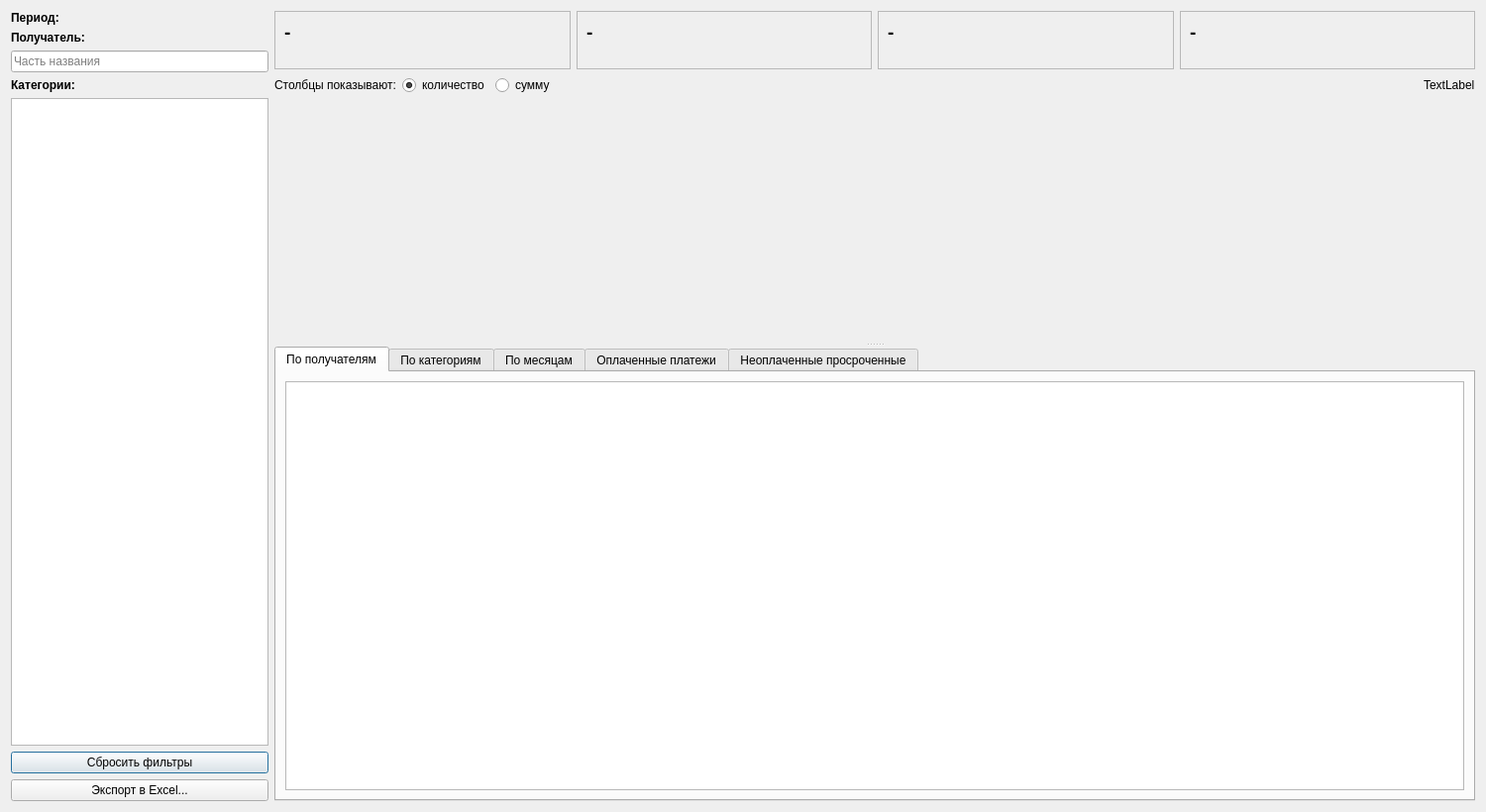
<?xml version="1.0" encoding="UTF-8"?>
<ui version="4.0">
 <class>DisciplineDialog</class>
 <widget class="QDialog" name="DisciplineDialog">
  <property name="geometry">
   <rect>
    <x>0</x>
    <y>0</y>
    <width>1500</width>
    <height>820</height>
   </rect>
  </property>
  <property name="windowTitle">
   <string>Отчет - Платежная дисциплина</string>
  </property>
  <layout class="QHBoxLayout" name="horizontalLayout">
   <item>
    <layout class="QVBoxLayout" name="verticalLayout_6">
     <item>
      <widget class="QLabel" name="label_period">
       <property name="font">
        <font>
         <bold>true</bold>
        </font>
       </property>
       <property name="maximumSize">
        <size>
         <width>260</width>
         <height>16777215</height>
        </size>
       </property>
       <property name="text">
        <string>Период:</string>
       </property>
       <property name="wordWrap">
        <bool>true</bool>
       </property>
      </widget>
     </item>
     <item>
      <widget class="QLabel" name="label_2">
       <property name="font">
        <font>
         <bold>true</bold>
        </font>
       </property>
       <property name="text">
        <string>Получатель:</string>
       </property>
      </widget>
     </item>
     <item>
      <widget class="QLineEdit" name="le_receiver">
       <property name="maximumSize">
        <size>
         <width>260</width>
         <height>16777215</height>
        </size>
       </property>
       <property name="placeholderText">
        <string>Часть названия</string>
       </property>
       <property name="clearButtonEnabled">
        <bool>true</bool>
       </property>
      </widget>
     </item>
     <item>
      <widget class="QLabel" name="label">
       <property name="font">
        <font>
         <bold>true</bold>
        </font>
       </property>
       <property name="maximumSize">
        <size>
         <width>260</width>
         <height>16777215</height>
        </size>
       </property>
       <property name="text">
        <string>Категории:</string>
       </property>
       <property name="wordWrap">
        <bool>true</bool>
       </property>
      </widget>
     </item>
     <item>
      <widget class="QListWidget" name="lw_categories">
       <property name="minimumSize">
        <size>
         <width>260</width>
         <height>0</height>
        </size>
       </property>
       <property name="horizontalScrollBarPolicy">
        <enum>Qt::ScrollBarPolicy::ScrollBarAlwaysOff</enum>
       </property>
       <property name="maximumSize">
        <size>
         <width>260</width>
         <height>16777215</height>
        </size>
       </property>
       <property name="selectionMode">
        <enum>QAbstractItemView::SelectionMode::MultiSelection</enum>
       </property>
      </widget>
     </item>
     <item>
      <widget class="QPushButton" name="pb_reset">
       <property name="text">
        <string>Сбросить фильтры</string>
       </property>
      </widget>
     </item>
     <item>
      <widget class="QPushButton" name="pb_export">
       <property name="text">
        <string>Экспорт в Excel...</string>
       </property>
      </widget>
     </item>
    </layout>
   </item>
   <item>
    <layout class="QVBoxLayout" name="verticalLayout">
     <item>
      <layout class="QHBoxLayout" name="horizontalLayout_kpi">
     <item>
      <widget class="QFrame" name="fr_kpi1">
       <property name="frameShape">
        <enum>QFrame::Shape::StyledPanel</enum>
       </property>
       <layout class="QVBoxLayout" name="verticalLayout_kpi1">
        <property name="spacing">
         <number>2</number>
        </property>
        <item>
         <widget class="QLabel" name="lb_kpi1_value">
          <property name="font">
           <font>
            <pointsize>14</pointsize>
            <bold>true</bold>
           </font>
          </property>
          <property name="text">
           <string>-</string>
          </property>
          <property name="wordWrap">
           <bool>true</bool>
          </property>
         </widget>
        </item>
        <item>
         <widget class="QLabel" name="lb_kpi1_caption">
          <property name="text">
           <string/>
          </property>
          <property name="wordWrap">
           <bool>true</bool>
          </property>
          <property name="alignment">
           <set>Qt::AlignmentFlag::AlignLeading|Qt::AlignmentFlag::AlignLeft|Qt::AlignmentFlag::AlignTop</set>
          </property>
         </widget>
        </item>
       </layout>
      </widget>
     </item>
     <item>
      <widget class="QFrame" name="fr_kpi2">
       <property name="frameShape">
        <enum>QFrame::Shape::StyledPanel</enum>
       </property>
       <layout class="QVBoxLayout" name="verticalLayout_kpi2">
        <property name="spacing">
         <number>2</number>
        </property>
        <item>
         <widget class="QLabel" name="lb_kpi2_value">
          <property name="font">
           <font>
            <pointsize>14</pointsize>
            <bold>true</bold>
           </font>
          </property>
          <property name="text">
           <string>-</string>
          </property>
          <property name="wordWrap">
           <bool>true</bool>
          </property>
         </widget>
        </item>
        <item>
         <widget class="QLabel" name="lb_kpi2_caption">
          <property name="text">
           <string/>
          </property>
          <property name="wordWrap">
           <bool>true</bool>
          </property>
          <property name="alignment">
           <set>Qt::AlignmentFlag::AlignLeading|Qt::AlignmentFlag::AlignLeft|Qt::AlignmentFlag::AlignTop</set>
          </property>
         </widget>
        </item>
       </layout>
      </widget>
     </item>
     <item>
      <widget class="QFrame" name="fr_kpi3">
       <property name="frameShape">
        <enum>QFrame::Shape::StyledPanel</enum>
       </property>
       <layout class="QVBoxLayout" name="verticalLayout_kpi3">
        <property name="spacing">
         <number>2</number>
        </property>
        <item>
         <widget class="QLabel" name="lb_kpi3_value">
          <property name="font">
           <font>
            <pointsize>14</pointsize>
            <bold>true</bold>
           </font>
          </property>
          <property name="text">
           <string>-</string>
          </property>
          <property name="wordWrap">
           <bool>true</bool>
          </property>
         </widget>
        </item>
        <item>
         <widget class="QLabel" name="lb_kpi3_caption">
          <property name="text">
           <string/>
          </property>
          <property name="wordWrap">
           <bool>true</bool>
          </property>
          <property name="alignment">
           <set>Qt::AlignmentFlag::AlignLeading|Qt::AlignmentFlag::AlignLeft|Qt::AlignmentFlag::AlignTop</set>
          </property>
         </widget>
        </item>
       </layout>
      </widget>
     </item>
     <item>
      <widget class="QFrame" name="fr_kpi4">
       <property name="frameShape">
        <enum>QFrame::Shape::StyledPanel</enum>
       </property>
       <layout class="QVBoxLayout" name="verticalLayout_kpi4">
        <property name="spacing">
         <number>2</number>
        </property>
        <item>
         <widget class="QLabel" name="lb_kpi4_value">
          <property name="font">
           <font>
            <pointsize>14</pointsize>
            <bold>true</bold>
           </font>
          </property>
          <property name="text">
           <string>-</string>
          </property>
          <property name="wordWrap">
           <bool>true</bool>
          </property>
         </widget>
        </item>
        <item>
         <widget class="QLabel" name="lb_kpi4_caption">
          <property name="text">
           <string/>
          </property>
          <property name="wordWrap">
           <bool>true</bool>
          </property>
          <property name="alignment">
           <set>Qt::AlignmentFlag::AlignLeading|Qt::AlignmentFlag::AlignLeft|Qt::AlignmentFlag::AlignTop</set>
          </property>
         </widget>
        </item>
       </layout>
      </widget>
     </item>
      </layout>
     </item>
     <item>
      <layout class="QHBoxLayout" name="horizontalLayout_mode">
       <item>
        <widget class="QLabel" name="label_mode">
         <property name="text">
          <string>Столбцы показывают:</string>
         </property>
        </widget>
       </item>
       <item>
        <widget class="QRadioButton" name="rb_count">
         <property name="text">
          <string>количество</string>
         </property>
         <property name="checked">
          <bool>true</bool>
         </property>
        </widget>
       </item>
       <item>
        <widget class="QRadioButton" name="rb_amount">
         <property name="text">
          <string>сумму</string>
         </property>
        </widget>
       </item>
       <item>
        <spacer name="horizontalSpacer_mode">
         <property name="orientation">
          <enum>Qt::Orientation::Horizontal</enum>
         </property>
         <property name="sizeHint" stdset="0">
          <size>
           <width>40</width>
           <height>20</height>
          </size>
         </property>
        </spacer>
       </item>
       <item>
        <widget class="QLabel" name="lb_bucket">
         <property name="text">
          <string>TextLabel</string>
         </property>
        </widget>
       </item>
      </layout>
     </item>
     <item>
      <widget class="QSplitter" name="spl_report">
       <property name="orientation">
        <enum>Qt::Orientation::Vertical</enum>
       </property>
       <property name="childrenCollapsible">
        <bool>false</bool>
       </property>
       <widget class="QWidget" name="wdg_chart" native="true">
        <property name="minimumSize">
         <size>
          <width>0</width>
          <height>200</height>
         </size>
        </property>
       </widget>
       <widget class="QTabWidget" name="tw_report">
        <property name="currentIndex">
         <number>0</number>
        </property>
     <widget class="QWidget" name="tab_receivers">
      <attribute name="title">
       <string>По получателям</string>
      </attribute>
      <layout class="QVBoxLayout" name="verticalLayout_2">
       <item>
   <widget class="QTableWidget" name="tbl_receivers">
    <property name="editTriggers">
     <set>QAbstractItemView::EditTrigger::NoEditTriggers</set>
    </property>
    <property name="alternatingRowColors">
     <bool>true</bool>
    </property>
    <property name="selectionBehavior">
     <enum>QAbstractItemView::SelectionBehavior::SelectRows</enum>
    </property>
    <attribute name="verticalHeaderVisible">
     <bool>false</bool>
    </attribute>
   </widget>
       </item>
      </layout>
     </widget>
     <widget class="QWidget" name="tab_categories">
      <attribute name="title">
       <string>По категориям</string>
      </attribute>
      <layout class="QVBoxLayout" name="verticalLayout_3">
       <item>
   <widget class="QTableWidget" name="tbl_categories">
    <property name="editTriggers">
     <set>QAbstractItemView::EditTrigger::NoEditTriggers</set>
    </property>
    <property name="alternatingRowColors">
     <bool>true</bool>
    </property>
    <property name="selectionBehavior">
     <enum>QAbstractItemView::SelectionBehavior::SelectRows</enum>
    </property>
    <attribute name="verticalHeaderVisible">
     <bool>false</bool>
    </attribute>
   </widget>
       </item>
      </layout>
     </widget>
     <widget class="QWidget" name="tab_months">
      <attribute name="title">
       <string>По месяцам</string>
      </attribute>
      <layout class="QVBoxLayout" name="verticalLayout_4">
       <item>
   <widget class="QWidget" name="wdg_trend" native="true">
    <property name="minimumSize">
     <size>
      <width>0</width>
      <height>130</height>
     </size>
    </property>
    <property name="maximumSize">
     <size>
      <width>16777215</width>
      <height>160</height>
     </size>
    </property>
   </widget>
       </item>
       <item>
   <widget class="QTableWidget" name="tbl_months">
    <property name="editTriggers">
     <set>QAbstractItemView::EditTrigger::NoEditTriggers</set>
    </property>
    <property name="alternatingRowColors">
     <bool>true</bool>
    </property>
    <property name="selectionBehavior">
     <enum>QAbstractItemView::SelectionBehavior::SelectRows</enum>
    </property>
    <attribute name="verticalHeaderVisible">
     <bool>false</bool>
    </attribute>
   </widget>
       </item>
      </layout>
     </widget>
     <widget class="QWidget" name="tab_closed">
      <attribute name="title">
       <string>Оплаченные платежи</string>
      </attribute>
      <layout class="QVBoxLayout" name="verticalLayout_7">
       <item>
   <widget class="QTableWidget" name="tbl_closed">
    <property name="editTriggers">
     <set>QAbstractItemView::EditTrigger::NoEditTriggers</set>
    </property>
    <property name="alternatingRowColors">
     <bool>true</bool>
    </property>
    <property name="selectionBehavior">
     <enum>QAbstractItemView::SelectionBehavior::SelectRows</enum>
    </property>
    <attribute name="verticalHeaderVisible">
     <bool>false</bool>
    </attribute>
   </widget>
       </item>
      </layout>
     </widget>
     <widget class="QWidget" name="tab_overdue">
      <attribute name="title">
       <string>Неоплаченные просроченные</string>
      </attribute>
      <layout class="QVBoxLayout" name="verticalLayout_5">
       <item>
   <widget class="QLabel" name="lb_overdue">
    <property name="text">
     <string>TextLabel</string>
    </property>
    <property name="wordWrap">
     <bool>true</bool>
    </property>
   </widget>
       </item>
       <item>
   <widget class="QTableWidget" name="tbl_overdue">
    <property name="editTriggers">
     <set>QAbstractItemView::EditTrigger::NoEditTriggers</set>
    </property>
    <property name="alternatingRowColors">
     <bool>true</bool>
    </property>
    <property name="selectionBehavior">
     <enum>QAbstractItemView::SelectionBehavior::SelectRows</enum>
    </property>
    <attribute name="verticalHeaderVisible">
     <bool>false</bool>
    </attribute>
   </widget>
       </item>
      </layout>
     </widget>
       </widget>
      </widget>
     </item>
    </layout>
   </item>
  </layout>
 </widget>
 <tabstops>
  <tabstop>le_receiver</tabstop>
  <tabstop>lw_categories</tabstop>
  <tabstop>pb_reset</tabstop>
  <tabstop>pb_export</tabstop>
  <tabstop>rb_count</tabstop>
  <tabstop>rb_amount</tabstop>
  <tabstop>tw_report</tabstop>
  <tabstop>tbl_receivers</tabstop>
  <tabstop>tbl_categories</tabstop>
  <tabstop>tbl_months</tabstop>
  <tabstop>tbl_closed</tabstop>
  <tabstop>tbl_overdue</tabstop>
 </tabstops>
 <resources/>
 <connections/>
</ui>
